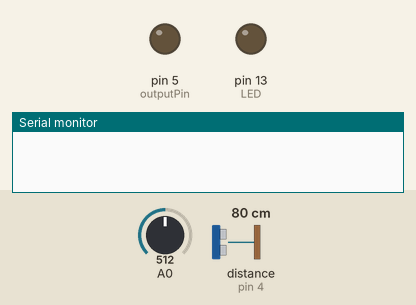
This sketch was run on a simulated Arduino Uno, built with avr-gcc and run on an emulated ATmega328P. On the bench: output pins drawn as LEDs (lit = HIGH), the last lines printed to the serial monitor. The test bench sets the inputs (shaded band); at power-on: A0 = 512, distance to the obstacle (sensor on pin 4) 80 cm. The echo pulse lasts 58.3 µs per cm.

Above: at 1.2 s.
1.3 s: A0 set to 785
2.8 s: A0 set to 809
At 3.4 s:
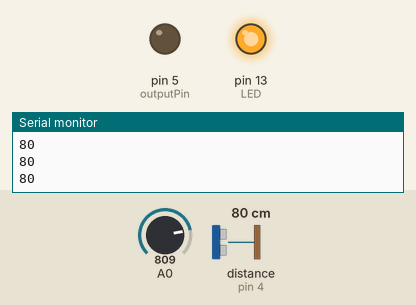
4.3 s: A0 set to 790
At 5.5 s:
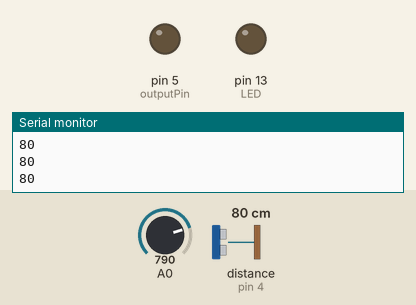
5.8 s: A0 set to 810
At 7.2 s:
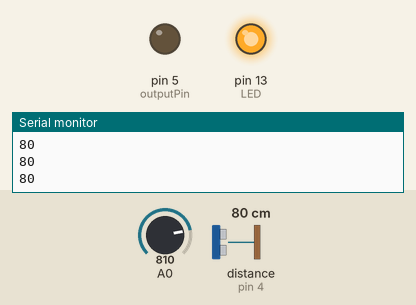
Timing chart, 0 to 8.3 s (numbered marks = the images above; inputs shaded):
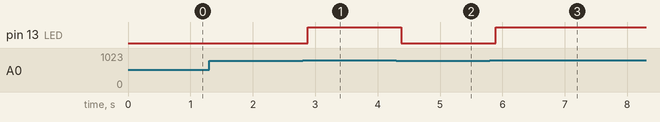

The sketch:

autolight.ino
```cpp
  int inputPin=4; //超音波輸入
int outputPin=5; //超音波輸出
int LED = 13; //LED燈
int val = 0;
int button = 12;  //蜂鳴器
int num = 0;

void light(){
  val = analogRead(0);

  //Serial.println(val);
  delay(50);
  if(val>800 && distance() > 30){    // 晚上且開門->開燈
    digitalWrite(LED,HIGH);
  }
  else{                        // 白天或沒開門->關燈
    digitalWrite(LED,LOW);
  }
  delay(10);
}

int distance(){ //探測距離
  digitalWrite(outputPin, LOW);
  delayMicroseconds(2);
  digitalWrite(outputPin, HIGH);
  delayMicroseconds(10);
  digitalWrite(outputPin, LOW);
  int distance = pulseIn(inputPin, HIGH);
  distance= distance/58;
  Serial.println(distance);
  return distance;
  delay(50);
}

void setup() {
  // put your setup code here, to run once:
  pinMode(LED,OUTPUT);
  pinMode(inputPin, INPUT);
  pinMode(outputPin, OUTPUT);
  Serial.begin(9600);
  pinMode(button, INPUT);
}

void loop() {

  light();
}
```

Measured:
- the behaviour switches between 800 and 801 on A0 (found by bisection; images 0 and 1)
- after the input at 1.3 s, every drawn part: stays the same
- after the input at 2.8 s, pin 13 (LED): LOW → HIGH after 0.08 s
- after the input at 4.3 s, pin 13 (LED): HIGH → LOW after 0.08 s
- after the input at 5.8 s, pin 13 (LED): LOW → HIGH after 0.09 s
